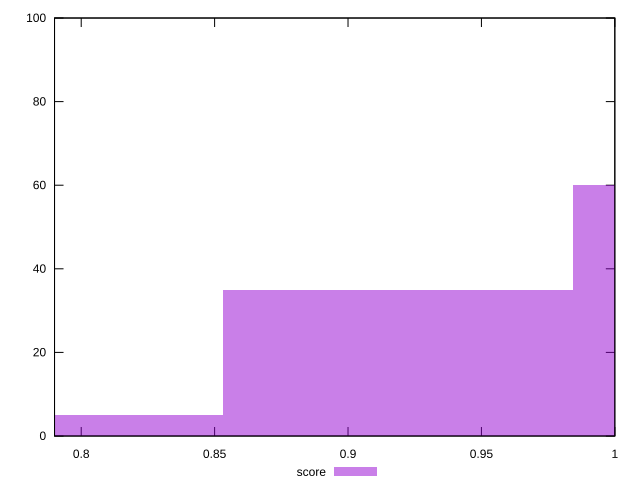

The gnuplot source for this figure:
reset

$score <<EOF
0.9187921131679903 35
0.7875360970011345 5
1.050048129334846 60
EOF

set key outside below
set boxwidth 0.13125601616685575
set xrange [0.79:1]
set yrange [0:100]
set trange [0:100]
set style fill transparent solid 0.5 noborder
set terminal svg size 640, 490 enhanced background rgb 'white'
set output "reprap/unminified-css/samples/pages+cached+noexternal+nomedia+nocss+nojs/score/histogram.svg"

plot $score title "score" with boxes

reset
